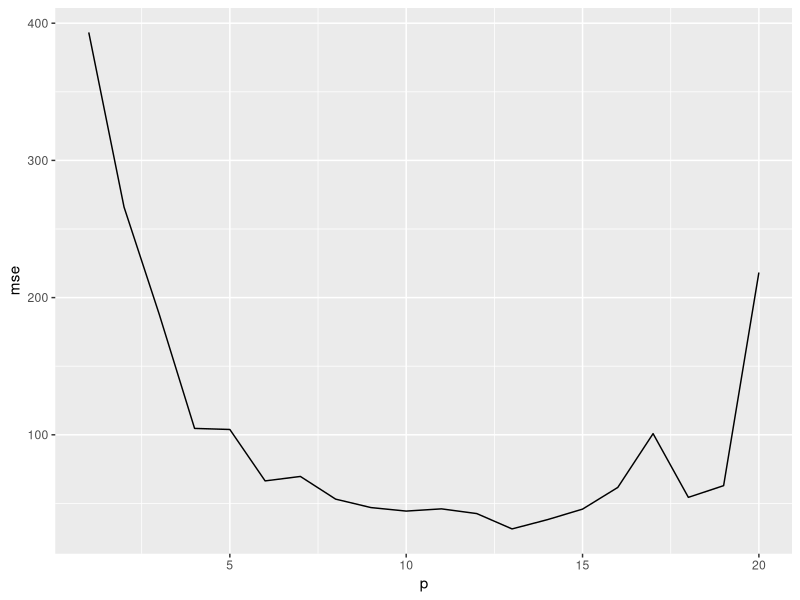
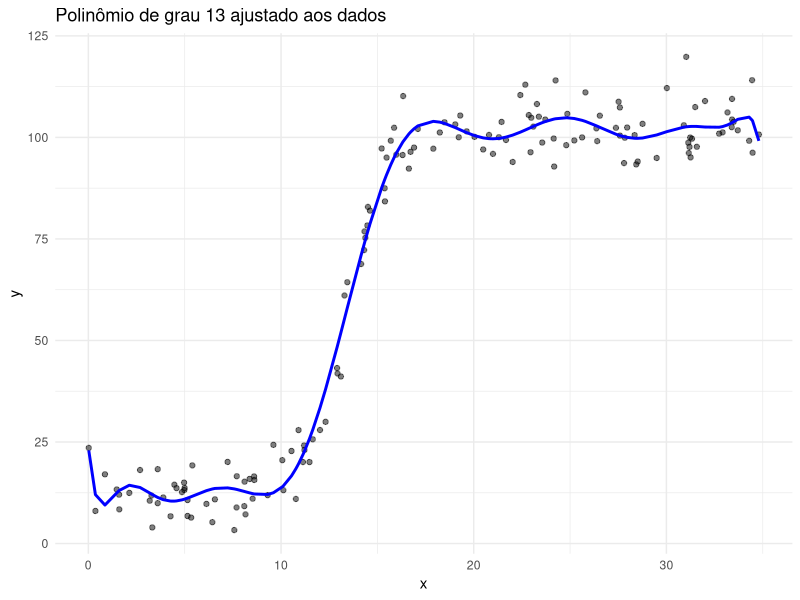

Here is the R script that generated these plots, in order:
library(dplyr)
library(ggplot2)

rm(list = ls())

validacao_cruzada <- function(x, k = 3L) {
  # x: data frame que será dividido em k partes aproximadamente iguais
  # k: número de partes (folds) para a validação cruzada
  n <- nrow(x)
  x <- x[sample(nrow(x)), ]
  folds <- cut(1L:n, breaks = k, labels = FALSE)
  x$folds <- folds
  treino_validacao <- function(v_fold, split) {
    validacao <- x[x$folds == v_fold, ]
    treino <- x[x$folds != v_fold, ]
    validacao$info <- "validacao"
    treino$info <- "treino"
    d <- rbind(treino, validacao)
    d$split <- split
    d
  }

  d <- purrr::map_dfr(
    .x = 1L:k,
    .f = \(i) treino_validacao(i, split = i)
  )
  d$folds <- NULL
  d
}

#! Função de regressão real
gerando_dados <- function(n = 350L, ...) {
  f <- function(x, sd = 0.5, ...) {
    45 * tanh(x / 1.9 - 7) + 57 + rnorm(n, sd = sd)
    #45 * tanh(x)^3 + 4 + rnorm(n = n, ...)
    #x^7 + rnorm(n = n, ...)
  }

  tibble(x = runif(n = n, min = .Machine$double.xmin, max = 35)) |>
    mutate(y = f(x, ...)) |>
    relocate(y, .before = x)
}

tunagem <- function(cv, p_max = 25L) {
  # cv: data frame com os dados de treino e validação cruzada
  # p_max: grau máximo do polinômio a ser ajustado

  k <- max(cv$split)

  regressao <- function(p, i) {
    treino <- cv |>
      dplyr::filter(split == i, info == "treino")
    lm(y ~ poly(x, degree = p), data = treino)
  }

  avaliacao <- function(p) {
    one_step <- function(i) {
      r <- regressao(p, i)
      validacao <- cv |>
        dplyr::filter(split == i, info == "validacao")
      pred <- predict(r, newdata = validacao)
      mse <- mean((pred - validacao$y)^2)
      tibble(p = p, split = i, mse = mse)
    }
    purrr::map_dfr(.x = 1L:k, .f = one_step)
  }
  resultados <- purrr::map_dfr(.x = 1L:p_max, .f = avaliacao)
  resultados |>
    group_by(p) |>
    summarise(mse = mean(mse))
}

set.seed(123)
dados <- gerando_dados(n = 150, mean = 0, sd = 5.5)

#! Conjunto de validação cruzada
cv <- validacao_cruzada(dados, k = 3L)

r <- tunagem(cv, p_max = 20)
r |>
  ggplot(aes(x = p, y = mse)) +
  geom_line()


# Plotando a regressao polinomial com o melhor grau
melhor_grau <- r |>
  filter(mse == min(mse)) |>
  pull(p) |>
  as.integer()

modelo_final <- lm(y ~ poly(x, degree = melhor_grau), data = dados)
dados |>
  mutate(y_chapeu = predict(modelo_final)) |>
  ggplot(aes(x = x, y = y)) +
  geom_point(alpha = 0.5) +
  geom_line(aes(y = y_chapeu), color = "blue", size = 1) +
  labs(title = paste("Polinômio de grau", melhor_grau, "ajustado aos dados")) +
  theme_minimal()
